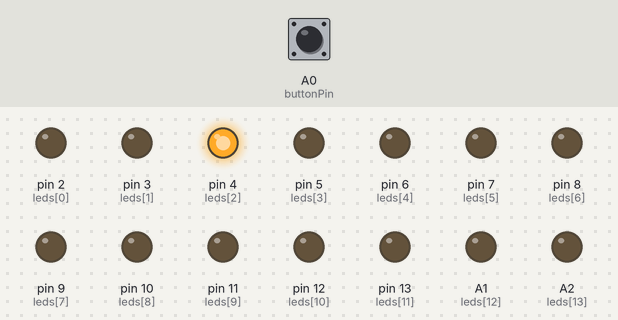
Recording of a sketch running on a simulated Arduino Nano, built with avr-gcc and run on an emulated ATmega328P. Parts: output pins drawn as LEDs (lit = HIGH). Dashed ring = blinking. Inputs (shaded band) come from the test bench; at power-on: A0 (buttonPin) HIGH.

Above: at 1.2 s.
1.3 s: A0 (buttonPin) pulled LOW for 0.15 s
At 2.01 s:
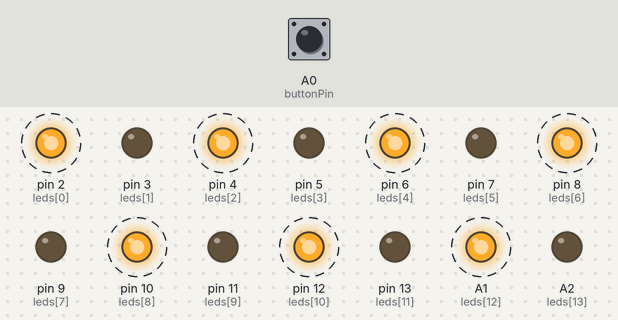
4.3 s: A0 (buttonPin) pulled LOW for 0.15 s
7.3 s: A0 (buttonPin) pulled LOW for 0.15 s
At 7.66 s:
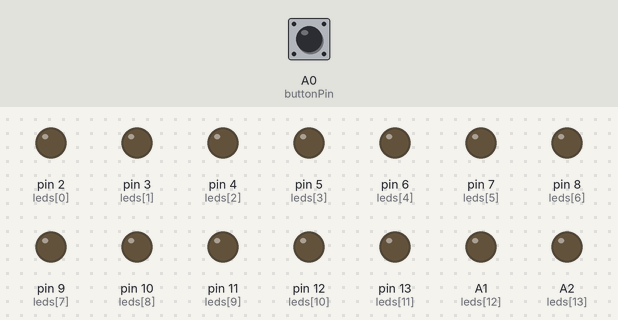
10.4 s: A0 (buttonPin) pulled LOW for 0.15 s
At 11.11 s:
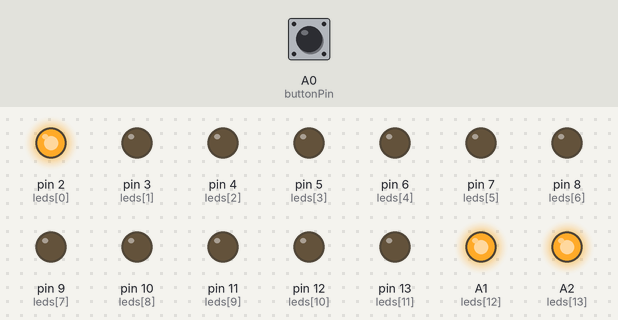
13.4 s: A0 (buttonPin) pulled LOW for 0.15 s
Timing chart, 0 to 17.5 s (numbered marks = the images above; inputs shaded):
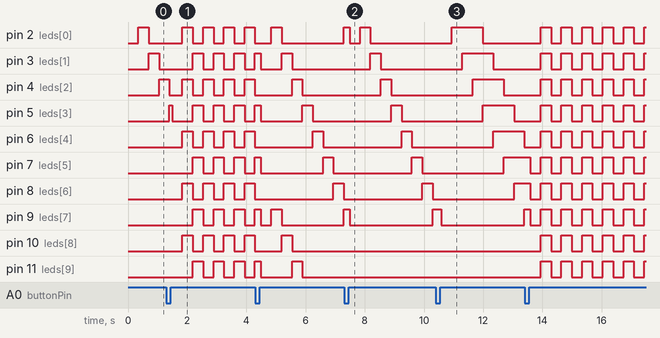

Measured:
- after the input at 1.3 s, pin 2 (leds[0]), A1 (leds[12]): alternates HIGH for 0.35 s and LOW for 0.35 s, starting after 0.54 s; pin 3 (leds[1]), A2 (leds[13]): alternates HIGH for 0.35 s and LOW for 0.35 s, starting after 0.89 s
- after the input at 7.3 s, pin 10 (leds[8]): stays LOW (without the input it goes to HIGH after 0.34 s); pin 11 (leds[9]): stays LOW (without the input it goes to HIGH after 0.69 s)
- after the input at 10.4 s, pin 2 (leds[0]): LOW → HIGH after 0.54 s, → LOW 1.0 s later; pin 3 (leds[1]): LOW → HIGH after 0.89 s, → LOW 1.0 s later; pin 4 (leds[2]): LOW → HIGH after 1.2 s, → LOW 1.0 s later; pin 5 (leds[3]): LOW → HIGH after 1.6 s, → LOW 1.1 s later; pin 6 (leds[4]): LOW → HIGH after 1.9 s, → LOW 1.1 s later

The sketch:

14_LED_Circular_Animation.ino
```cpp
/*
  14 LED Circular Animation System
  Board: Arduino Nano

  Short Press = Change Pattern
  Long Press  = Change Speed

  6 Patterns
  4 Speeds
  Manual Control Only
*/

const byte LED_COUNT = 14;

const byte leds[LED_COUNT] = {
  2, 3, 4, 5, 6, 7, 8,
  9, 10, 11, 12, 13, A1, A2
};

const byte buttonPin = A0;

// Speed in milliseconds
const int speeds[] = {
  350,  // Slow
  200,  // Medium
  100,  // Fast
  50    // Very Fast
};

const byte SPEED_COUNT = 4;
const byte PATTERN_COUNT = 6;

byte speedLevel = 0;
byte currentPattern = 0;

int position = 0;
int direction = 1;

byte alternateState = 0;
byte heartbeatStep = 0;

unsigned long lastStepTime = 0;
unsigned long lastDebounceTime = 0;
unsigned long pressStartTime = 0;

bool lastReading = HIGH;
bool buttonState = HIGH;
bool longPressHandled = false;

const unsigned long debounceDelay = 40;
const unsigned long longPressTime = 700;


// Turn off all LEDs
void allOff() {
  for (byte i = 0; i < LED_COUNT; i++) {
    digitalWrite(leds[i], LOW);
  }
}


// Turn on one LED
void lightOne(int index) {
  allOff();
  digitalWrite(leds[index], HIGH);
}


// Reset animation
void resetAnimation() {
  position = 0;
  direction = 1;
  alternateState = 0;
  heartbeatStep = 0;

  allOff();

  lastStepTime = millis();
}


// Change pattern
void changePattern() {
  currentPattern++;

  if (currentPattern >= PATTERN_COUNT) {
    currentPattern = 0;
  }

  resetAnimation();
}


// Change speed
void changeSpeed() {
  speedLevel++;

  if (speedLevel >= SPEED_COUNT) {
    speedLevel = 0;
  }

  lastStepTime = millis();
}


// Button control
void checkButton() {

  bool reading = digitalRead(buttonPin);

  if (reading != lastReading) {
    lastDebounceTime = millis();
  }

  if (millis() - lastDebounceTime > debounceDelay) {

    if (reading != buttonState) {

      buttonState = reading;

      if (buttonState == LOW) {
        pressStartTime = millis();
        longPressHandled = false;
      }

      else {
        if (!longPressHandled) {
          changePattern();
        }
      }
    }
  }

  // Long press detection
  if (buttonState == LOW && !longPressHandled) {

    if (millis() - pressStartTime >= longPressTime) {

      changeSpeed();
      longPressHandled = true;
    }
  }

  lastReading = reading;
}


// Pattern 1: Circular Running Light
void patternRunning() {

  lightOne(position);

  position = (position + 1) % LED_COUNT;
}


// Pattern 2: Alternate Flash
void patternAlternate() {

  allOff();

  for (byte i = 0; i < LED_COUNT; i++) {

    if (i % 2 == alternateState) {
      digitalWrite(leds[i], HIGH);
    }
  }

  alternateState = 1 - alternateState;
}


// Pattern 3: Opposite Chase
void patternOpposite() {

  allOff();

  digitalWrite(leds[position], HIGH);
  digitalWrite(leds[position + 7], HIGH);

  position = (position + 1) % 7;
}


// Pattern 4: Scanner
void patternScanner() {

  lightOne(position);

  position += direction;

  if (position >= LED_COUNT - 1) {
    position = LED_COUNT - 1;
    direction = -1;
  }

  else if (position <= 0) {
    position = 0;
    direction = 1;
  }
}


// Pattern 5: Comet Effect
void patternComet() {

  allOff();

  for (byte j = 0; j < 3; j++) {

    int index = (position - j + LED_COUNT) % LED_COUNT;

    digitalWrite(leds[index], HIGH);
  }

  position = (position + 1) % LED_COUNT;
}


// Pattern 6: Heartbeat
void patternHeartbeat() {

  allOff();

  switch (heartbeatStep) {

    case 0:
    case 2:
      for (byte i = 0; i < LED_COUNT; i++) {
        digitalWrite(leds[i], HIGH);
      }
      break;

    case 1:
    case 3:
      allOff();
      break;
  }

  heartbeatStep++;

  if (heartbeatStep >= 4) {
    heartbeatStep = 0;
  }
}


// Setup
void setup() {

  for (byte i = 0; i < LED_COUNT; i++) {
    pinMode(leds[i], OUTPUT);
  }

  pinMode(buttonPin, INPUT_PULLUP);

  allOff();

  lastStepTime = millis();
}


// Main loop
void loop() {

  checkButton();

  unsigned long currentTime = millis();

  if (currentTime - lastStepTime >= speeds[speedLevel]) {

    lastStepTime = currentTime;

    switch (currentPattern) {

      case 0:
        patternRunning();
        break;

      case 1:
        patternAlternate();
        break;

      case 2:
        patternOpposite();
        break;

      case 3:
        patternScanner();
        break;

      case 4:
        patternComet();
        break;

      case 5:
        patternHeartbeat();
        break;
    }
  }
}
```
